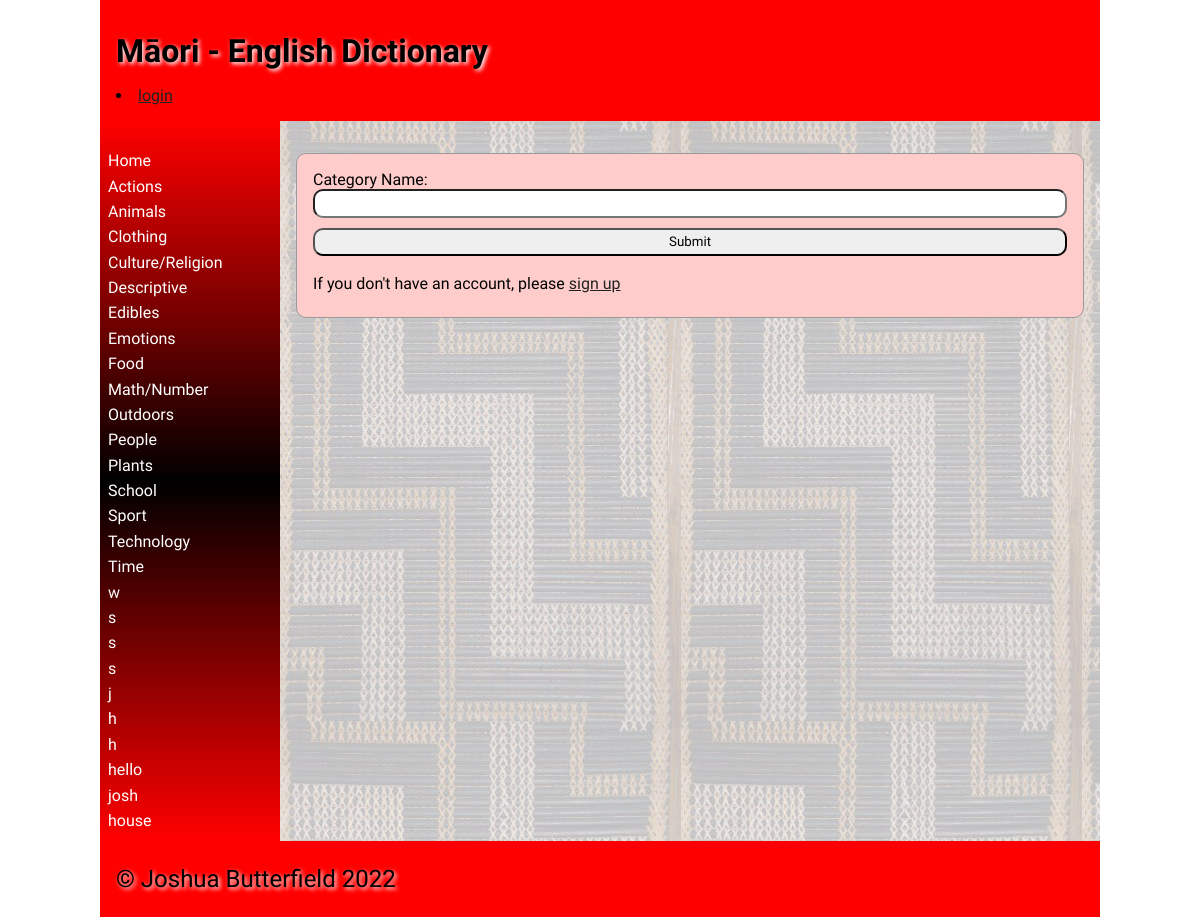
The page / on the database its author committed.
### tables this page shows
CREATE TABLE categories
(
	id integer
		constraint categories_pk
			primary key autoincrement,
	cat_name varchar(40)
);

### app.py (the view, shortened to what this page needs)
@app.route('/')
def render_homepage():
    if request.method == 'GET':
        query = "SELECT cat_name FROM categories"
        con = create_connection(DATABASE)
        cur = con.cursor()
        cur.execute(query, ())
        category = cur.fetchall()
        con.commit()
        con.close()
    return render_template('home.html', categories_list=category, logged_in=is_logged_in())

### app.py (called while the page is built)
def create_connection(db_file):
    try:
        connection = sqlite3.connect(db_file)
        connection.execute('pragma foreign_keys=ON')
        return connection
    except Error as e:
        print(e)
    return None

def is_logged_in():
    if session.get("email") is None:
        print("Not logged in")
        return False
    else:
        print("Logged in")
        return True

### templates/home.html (shortened to what this page needs)
{% extends 'base.html' %}
{% block heading %}Māori - English Dictionary{% endblock %}
{% block main %}
<form class="dataForm" method="post">
    <div class="form-group">
        <div class ="form-label">Category Name:</div>
        <div class="form-element"><input type="text" id="cat_name" name="cat_name"></div>
    </div>
    <div class="form-group">
        <input type="submit" value="Submit">
    </div>
    <p>If you don't have an account, please <a href="/signup">sign up</a></p>
</form>
{% endblock %}

### templates/base.html (shortened to what this page needs)
<!doctype html>
<html lang="en">
<head>
	<link href="{{ url_for('static', filename='css/style.css') }}" rel="stylesheet">
</head>
<body>
	<div id="container">
		<header>
			<h1>{% block heading %}Māori Dictionary{% endblock %}</h1>
            {% if logged_in %}
                <li><a href="\logout">logout</a></li>
            {% else %}
                <li><a href="\login">login</a></li>
            {% endif %}
		</header>
		<nav>
			<ul>
                <li><a href="\">Home</a></li>
				{% for i in categories_list %}
					<li><a href="{{ url_for('categories', type=i) }}">{{ i[0] }}</a></li>
				{% endfor %}
			</ul>
		</nav>
		<main>
            {% block main%}{% endblock %}
        </main>
		<footer>
			<p>
				&copy; Joshua Butterfield 2022
			</p>
		</footer>
	</div>
</body>
</html>

### static/css/style.css (style rules this page uses)
* { font-family: Comfortaa, sans-serif; margin: 0; padding: 0; box-sizing: border-box; }
#container { display: grid; grid-template-columns: 75px auto; grid-template-areas: 'nav header' 'main main' 'footer footer'; }
header { grid-area: header; background-color: #f00; padding: 1rem; }
nav { grid-area: nav; }
main { grid-area: main; padding: 1rem; background-color: #edd; }
h1, h2, h3, h4 { padding: 1rem 0; font-family: 'Suez One', serif; color: #000; text-shadow: 2px 2px 4px #fff; }
p { padding: 0.5rem 0; }
a { color: #222; }
.dataForm { margin: 1rem 0; border: 1px solid #999; padding: 1rem; background-color: #fcc; border-radius: 10px; }
.dataForm input, textarea { width: 100%; border-radius: 10px; padding: 0.3rem; margin-bottom: 10px; }
footer { grid-area: footer; padding: 1rem; background-color: #f00; }
footer p { color: #000; text-shadow: 2px 2px 4px #fff; font-size: 1.5rem; }
@media only screen and (min-width: 768px) { #container { grid-template-columns: 180px auto; grid-template-areas: 'header header' 'nav main' 'footer footer'; } }
@media only screen and (min-width: 768px) { nav { background: linear-gradient(180deg, rgba(255,0,0,1) 0%, rgba(0, 0, 0, 1) 50%, rgba(255,0,0,1) 100%); padding: 0.5rem; } }
@media only screen and (min-width: 768px) { nav ul { list-style: none; } }
@media only screen and (min-width: 768px) { nav li { padding: 0.2rem 0; } }
@media only screen and (min-width: 768px) { nav a { color: #fff; text-decoration: none; } }
@media only screen and (min-width: 768px) { main { background-image: url('/poutama.jpg'); } }
@media only screen and (min-width: 1000px) { #container { width: 1000px; margin: auto; } }

### rows shown on the page
categories: cat_name "Actions"
categories: cat_name "Animals"
categories: cat_name "Clothing"
categories: cat_name "Culture/Religion"
categories: cat_name "Descriptive"
categories: cat_name "Edibles"
categories: cat_name "Emotions"
categories: cat_name "Food"
categories: cat_name "Math/Number"
categories: cat_name "Outdoors"
categories: cat_name "People"
categories: cat_name "Plants"
categories: cat_name "School"
categories: cat_name "Sport"
categories: cat_name "Technology"
categories: cat_name "Time"
categories: cat_name "w"
categories: cat_name "s"
categories: cat_name "s"
categories: cat_name "s"
categories: cat_name "j"
categories: cat_name "h"
categories: cat_name "h"
categories: cat_name "hello"
categories: cat_name "josh"
categories: cat_name "house"
